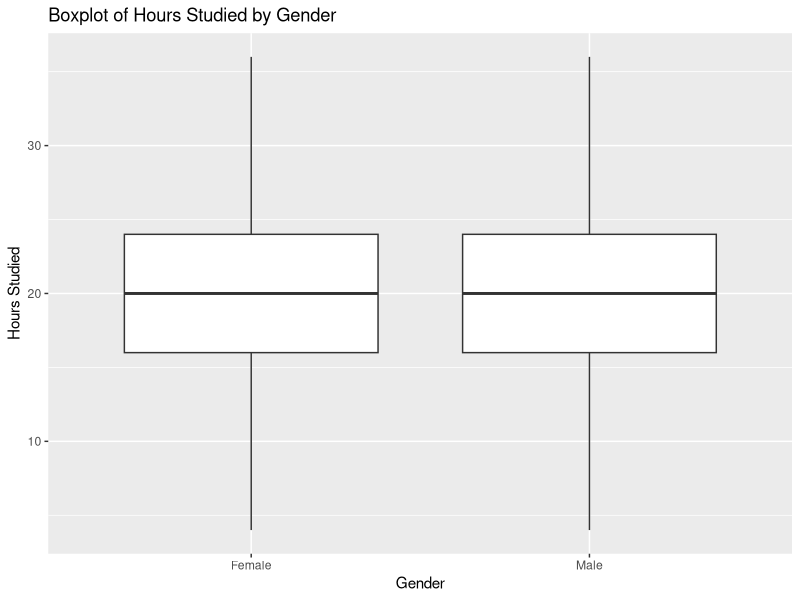
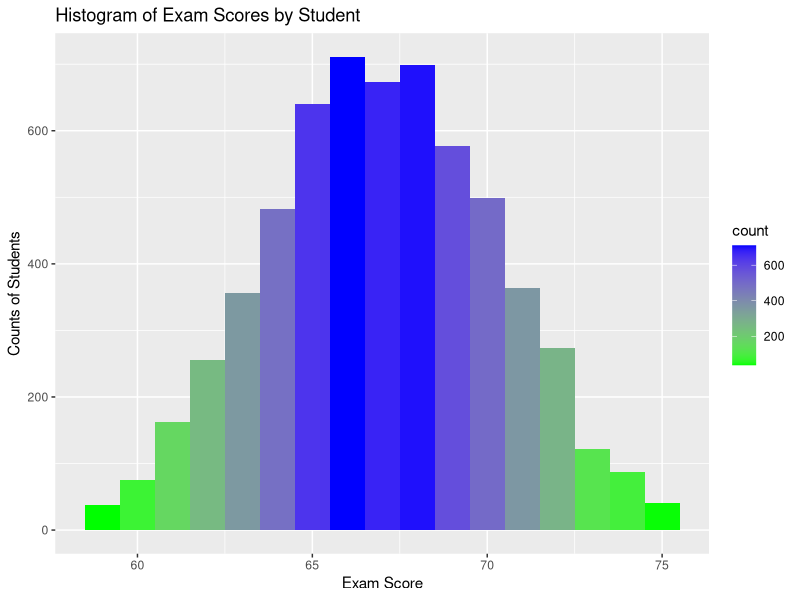

These figures' R source, in order:
library(readxl)
library(ggplot2)
library(RColorBrewer)
data <- read.csv("data.csv")

## Opgave 2 point plot ##
data$Hours_Studied

ggplot(data, aes(x = data$Gender, y = data$Hours_Studied)) + geom_boxplot() +   labs(title = "Boxplot of Hours Studied by Gender", x = "Gender", y = "Hours Studied")


## Opgave 3 histogram plot ##

ggplot(data, aes(x = Exam_Score)) + geom_histogram(binwidth = 1, aes(fill = ..count..)) + scale_fill_gradient(low = "green", high = "blue") + labs(title = "Histogram of Exam Scores by Student", x = "Exam Score" , y = "Counts of Students")
